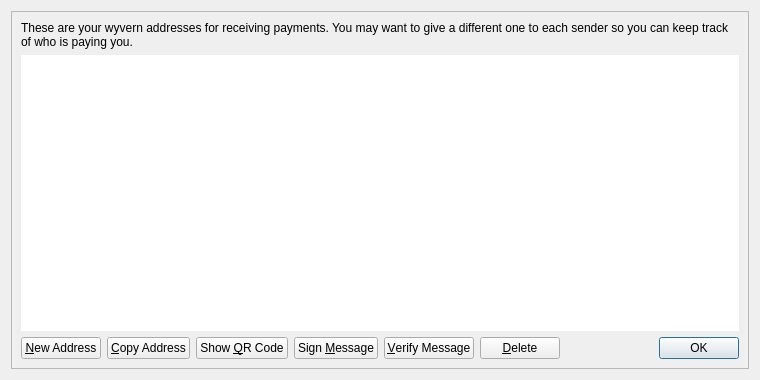
<?xml version="1.0" encoding="UTF-8"?>
<ui version="4.0">
 <class>AddressBookPage</class>
 <widget class="QWidget" name="AddressBookPage">
  <property name="geometry">
   <rect>
    <x>0</x>
    <y>0</y>
    <width>760</width>
    <height>380</height>
   </rect>
  </property>
  <property name="windowTitle">
   <string>Address Book</string>
  </property>
  <layout class="QVBoxLayout" name="verticalLayout_2">
   <item>
    <widget class="QFrame" name="frameMain">
     <property name="frameShape">
      <enum>QFrame::StyledPanel</enum>
     </property>
     <property name="frameShadow">
      <enum>QFrame::Raised</enum>
     </property>
     <layout class="QVBoxLayout" name="verticalLayout">
      <item>
       <widget class="QLabel" name="labelExplanation">
        <property name="text">
         <string>These are your wyvern addresses for receiving payments. You may want to give a different one to each sender so you can keep track of who is paying you.</string>
        </property>
        <property name="textFormat">
         <enum>Qt::PlainText</enum>
        </property>
        <property name="wordWrap">
         <bool>true</bool>
        </property>
       </widget>
      </item>
      <item>
       <widget class="QTableView" name="tableView">
        <property name="contextMenuPolicy">
         <enum>Qt::CustomContextMenu</enum>
        </property>
        <property name="toolTip">
         <string>Double-click to edit address or label</string>
        </property>
        <property name="frameShape">
         <enum>QFrame::NoFrame</enum>
        </property>
        <property name="tabKeyNavigation">
         <bool>false</bool>
        </property>
        <property name="alternatingRowColors">
         <bool>true</bool>
        </property>
        <property name="selectionMode">
         <enum>QAbstractItemView::SingleSelection</enum>
        </property>
        <property name="selectionBehavior">
         <enum>QAbstractItemView::SelectRows</enum>
        </property>
        <property name="sortingEnabled">
         <bool>true</bool>
        </property>
        <attribute name="verticalHeaderVisible">
         <bool>false</bool>
        </attribute>
       </widget>
      </item>
      <item>
       <layout class="QHBoxLayout" name="horizontalLayout">
        <item>
         <widget class="QPushButton" name="newAddressButton">
          <property name="toolTip">
           <string>Create a new address</string>
          </property>
          <property name="text">
           <string>&amp;New Address</string>
          </property>
          <property name="icon">
           <iconset resource="../wyvern.qrc">
            <normaloff>:/icons/add</normaloff>:/icons/add</iconset>
          </property>
         </widget>
        </item>
        <item>
         <widget class="QPushButton" name="copyToClipboard">
          <property name="toolTip">
           <string>Copy the currently selected address to the system clipboard</string>
          </property>
          <property name="text">
           <string>&amp;Copy Address</string>
          </property>
          <property name="icon">
           <iconset resource="../wyvern.qrc">
            <normaloff>:/icons/editcopy</normaloff>:/icons/editcopy</iconset>
          </property>
         </widget>
        </item>
        <item>
         <widget class="QPushButton" name="showQRCode">
          <property name="text">
           <string>Show &amp;QR Code</string>
          </property>
          <property name="icon">
           <iconset resource="../wyvern.qrc">
            <normaloff>:/icons/qrcode</normaloff>:/icons/qrcode</iconset>
          </property>
         </widget>
        </item>
        <item>
         <widget class="QPushButton" name="signMessage">
          <property name="toolTip">
           <string>Sign a message to prove you own a wyvern address</string>
          </property>
          <property name="text">
           <string>Sign &amp;Message</string>
          </property>
          <property name="icon">
           <iconset resource="../wyvern.qrc">
            <normaloff>:/icons/edit</normaloff>:/icons/edit</iconset>
          </property>
         </widget>
        </item>
        <item>
         <widget class="QPushButton" name="verifyMessage">
          <property name="toolTip">
           <string>Verify a message to ensure it was signed with a specified wyvern address</string>
          </property>
          <property name="text">
           <string>&amp;Verify Message</string>
          </property>
          <property name="icon">
           <iconset resource="../wyvern.qrc">
            <normaloff>:/icons/transaction_0</normaloff>:/icons/transaction_0</iconset>
          </property>
         </widget>
        </item>
        <item>
         <widget class="QPushButton" name="deleteButton">
          <property name="toolTip">
           <string>Delete the currently selected address from the list</string>
          </property>
          <property name="text">
           <string>&amp;Delete</string>
          </property>
          <property name="icon">
           <iconset resource="../wyvern.qrc">
            <normaloff>:/icons/remove</normaloff>:/icons/remove</iconset>
          </property>
         </widget>
        </item>
        <item>
         <spacer name="horizontalSpacer">
          <property name="orientation">
           <enum>Qt::Horizontal</enum>
          </property>
          <property name="sizeHint" stdset="0">
           <size>
            <width>40</width>
            <height>20</height>
           </size>
          </property>
         </spacer>
        </item>
        <item>
         <widget class="QDialogButtonBox" name="buttonBox">
          <property name="sizePolicy">
           <sizepolicy hsizetype="Maximum" vsizetype="Fixed">
            <horstretch>0</horstretch>
            <verstretch>0</verstretch>
           </sizepolicy>
          </property>
          <property name="standardButtons">
           <set>QDialogButtonBox::Ok</set>
          </property>
         </widget>
        </item>
       </layout>
      </item>
     </layout>
    </widget>
   </item>
  </layout>
 </widget>
 <resources>
  <include location="../wyvern.qrc"/>
 </resources>
 <connections/>
</ui>
